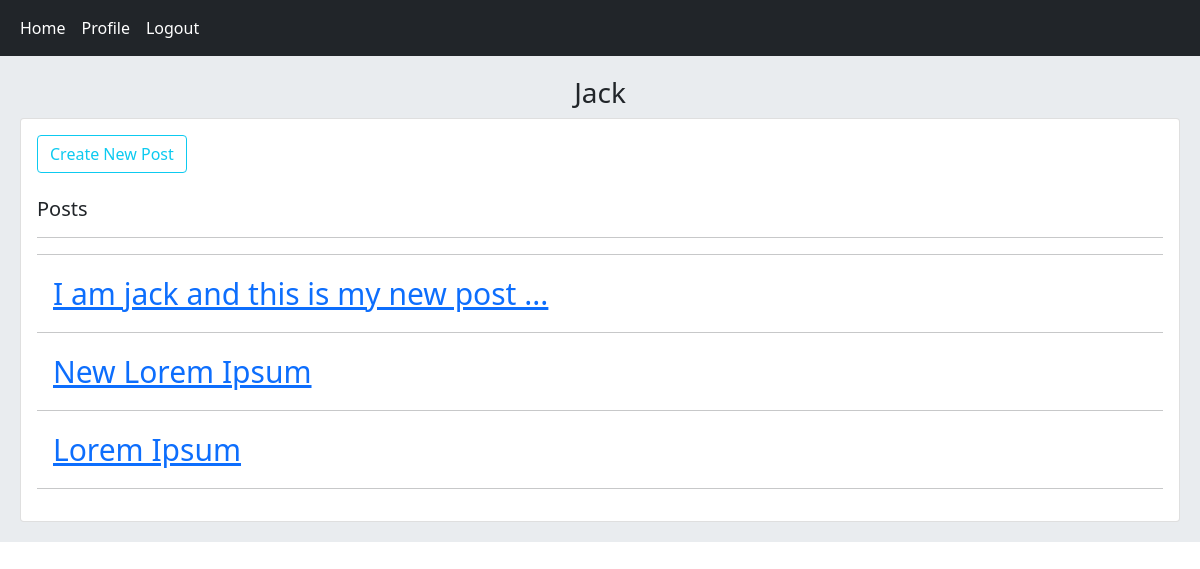
Screenshot of /account/profile/5 (signed in) with the database file from the repository.
### home/models.py (models this page shows, shortened)
class Post(models.Model):
    user = models.ForeignKey(User, on_delete=models.CASCADE, related_name="posts")
    title = models.CharField(max_length=100)
    body = models.TextField()
    slug = models.SlugField()
    created = models.DateTimeField(auto_now_add=True)
    updated = models.DateTimeField(auto_now=True)
    class Meta:
        ordering = ["-updated", "-created"]
    def get_absolute_url(self):
        return reverse("home:post_detail", args=(self.id, self.slug))

### account/views.py (the view)
# urls.py: path("profile/<int:user_id>", views.UserProfileVIew.as_view(), name="user_profile"),
class UserProfileVIew(View):
    def get(self, request, user_id):
        is_following = False
        user = get_object_or_404(User, pk=user_id)
        posts = user.posts.all()
        relation = Relation.objects.filter(from_user=request.user, to_user=user)
        if relation.exists():
            is_following = True
        context = {
            "user" : user,
            "posts" : posts,
            "is_following" : is_following,
        }
        return render(request, "account/user_profile.html", context)

### account/templates/account/user_profile.html (shortened to what this page needs)
{% extends 'base.html' %}
{% block content %}
    <h3 class="text-center">{{user.username}}</h3>
    <div class="card">
        <div class="card-body">
            {% if request.user.pk == user.pk %}
            <a href="{% url 'home:post_create' %}" class="btn btn-outline-info">Create New Post</a><br /><br />
            {% endif %}
            <h5 class="card-title">Posts</h5>
            <hr/><hr/>
            {% for post in posts %}
               <a href="{{post.get_absolute_url}}" class="card-body" style="font-size: 30px;">{{post.title}}</a>
               <hr />
            {% endfor %}
        </div>
    </div>
{% endblock content %}

### rows the page displays
Post: title "I am jack and this is my new post ..."
Post: title "New Lorem Ipsum"
Post: title "Lorem Ipsum"

### other values shown
{{ user.username }} "Jack"
